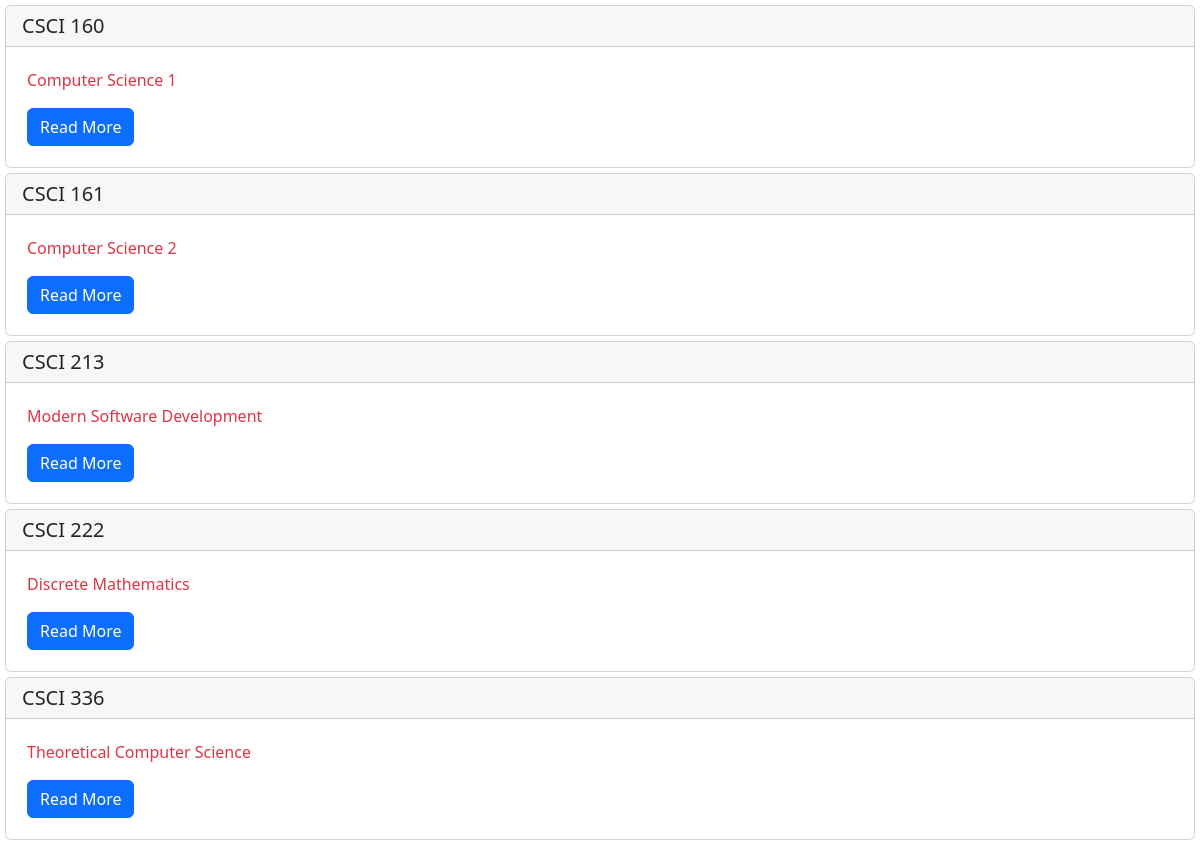
The page / on the database its author committed.
### courses/models.py (models this page shows, shortened)
class Course(models.Model):
    course_id = models.AutoField(primary_key = True)
    course_title = models.CharField(max_length = 30)
    course_description = models.CharField(max_length = 50)
    credit = models.IntegerField()
    instructor = models.CharField(max_length = 30)
    start_date = models.DateField()

### courses/views.py (the view)
# urls.py: path('', views.course_view, name = 'courses'),
def course_view(request):
    course_list = Course.objects.order_by('course_title')
    course_dict = {'course' : course_list}
    return render(request, 'courses/index.html', context = course_dict)

### templates/courses/index.html (shortened to what this page needs)
<!DOCTYPE html>
<html lang="en">
  <head>
    <link
      href="https://cdn.jsdelivr.net/npm/bootstrap@5.2.3/dist/css/bootstrap.min.css"
      rel="stylesheet"
    />
    <link rel="stylesheet" type="text/css" href="css/design.css" />
  </head>
  <body>
    {% if course %} {% for c in course %}
    <div class="card">
      <h5 class="card-header">{{c.course_title}}</h5>
      <div class="card-body">
        <p class="card-text text-danger">{{c.course_description}}</p>
        <a href="{% url 'course_detail' c.course_id %}" class="btn btn-primary"
          >Read More</a
        >
      </div>
    </div>
    {% endfor %} {% endif %}
  </body>
</html>

### css/design.css (style rules this page uses)
div { margin: 5px; }
p { color: red; }

### rows shown on the page
Course: course_title "CSCI 160", course_description "Computer Science 1"
Course: course_title "CSCI 161", course_description "Computer Science 2"
Course: course_title "CSCI 213", course_description "Modern Software Development"
Course: course_title "CSCI 222", course_description "Discrete Mathematics"
Course: course_title "CSCI 336", course_description "Theoretical Computer Science"
